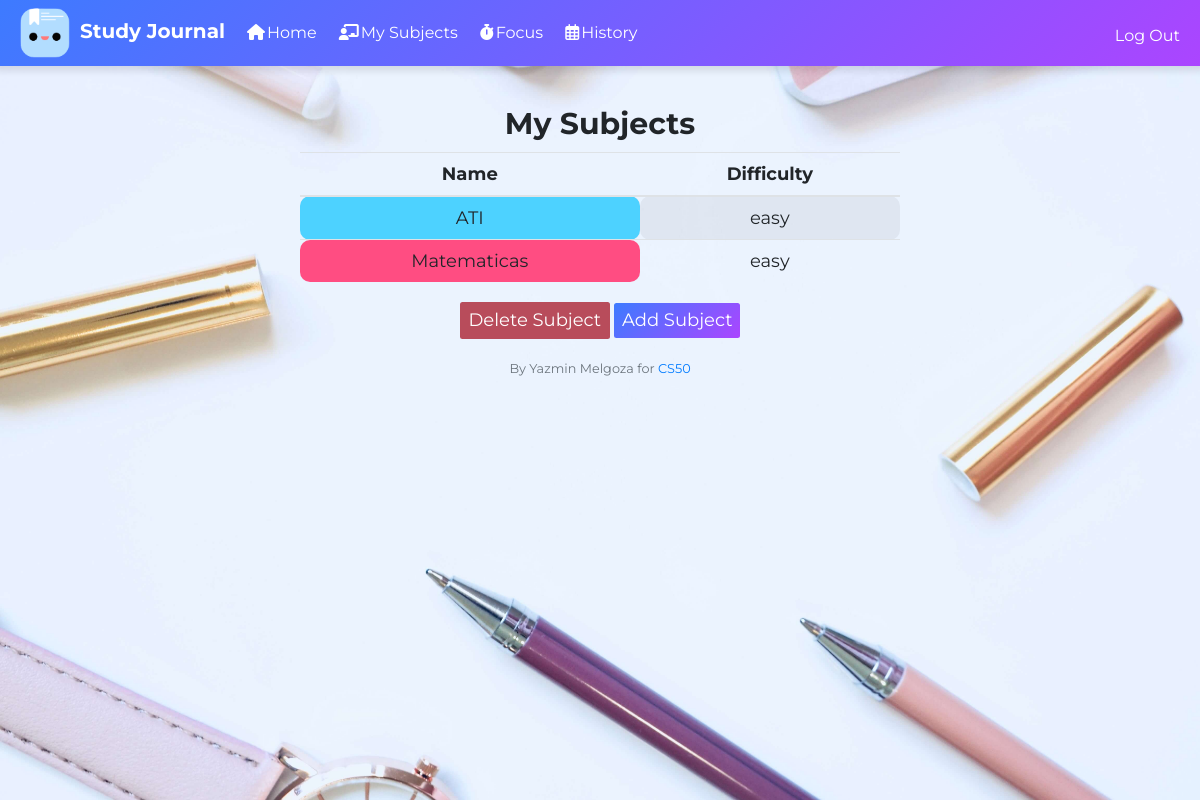
/subjects (signed in), run on an earlier commit of the app's database.
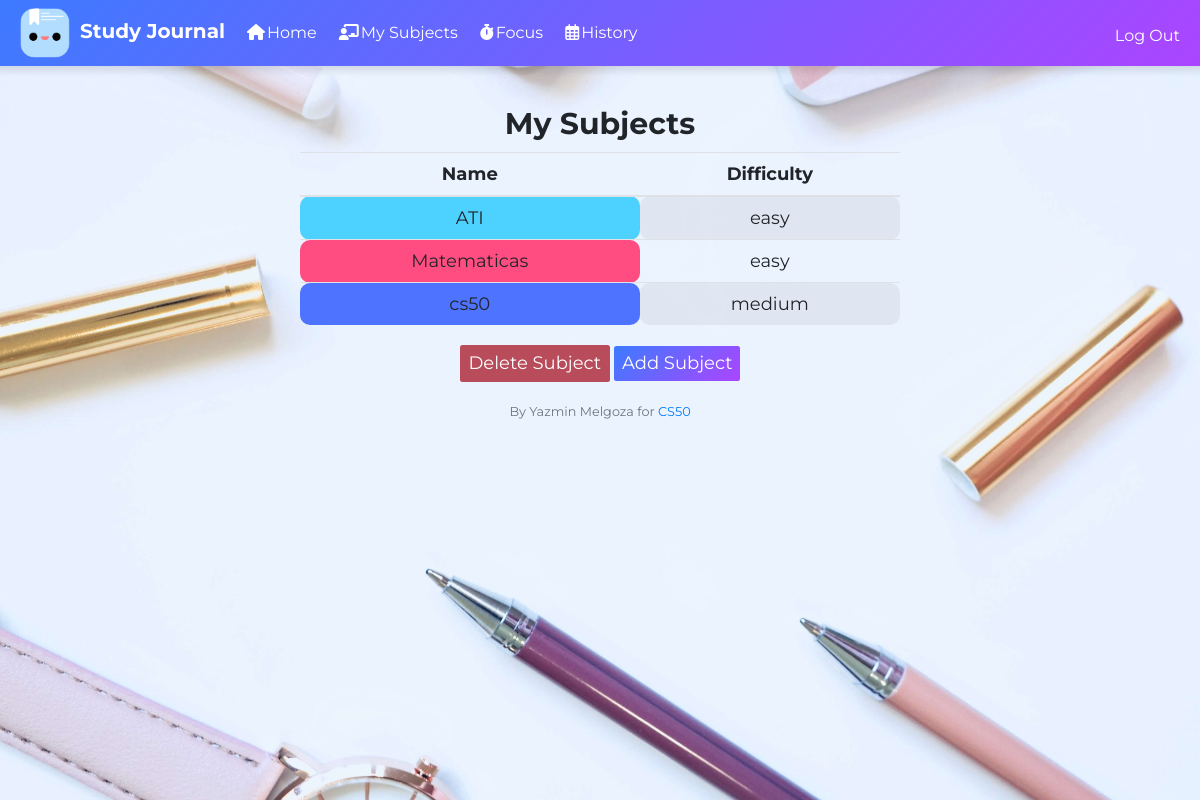
And on a later commit of the database.
### tables this page shows
CREATE TABLE subjects (id INTEGER, user_id INTEGER, subject TEXT, difficulty TEXT, color TEXT, hide TEXT DEFAULT 'false', PRIMARY KEY(id));

### app.py (the view)
@app.route("/subjects")
@login_required
def subjects():
    subjects = db.execute("SELECT * FROM subjects WHERE user_id = ? AND hide = 'false'", session["user_id"])
    return render_template("subjects.html", subjects=subjects)

### app.py (called while the page is built)
@app.after_request
def after_request(response):
    response.headers["Cache-Control"] = "no-cache, no-store, must-revalidate"
    response.headers["Expires"] = 0
    response.headers["Pragma"] = "no-cache"
    return response

### helpers.py (called while the page is built)
def login_required(f):
    @wraps(f)
    def decorated_function(*args, **kwargs):
        if session.get("user_id") is None:
            return redirect("/login")
        return f(*args, **kwargs)
    return decorated_function

### templates/subjects.html (shortened to what this page needs)
{% extends "layout.html" %}
{% block main %}
    <h2>My Subjects</h2>
    <div class="contain_subjects">
        <table class="table table-striped">
            <thead>
                <tr>
                    <th>Name</th>
                    <th>Difficulty</th>
                </tr>
            </thead>
            <tbody>
                {% for row in subjects%}
                    <tr>
                        <td style="background-color: {{ row.color }}">{{ row.subject }}</td>
                        <td>{{ row.difficulty }}</td>
                    </tr>
                {% endfor %}
            </tbody>
        </table>
    </div>
        <button class="btn btn-red" id="btn-delete-subject">Delete Subject</button>
        <button class="btn btn-purple" id="btn-add-task">Add Subject</button>
{% endblock %}

What changed in the data, as far as the page shows it:
added subjects: subject "cs50", difficulty "medium"
